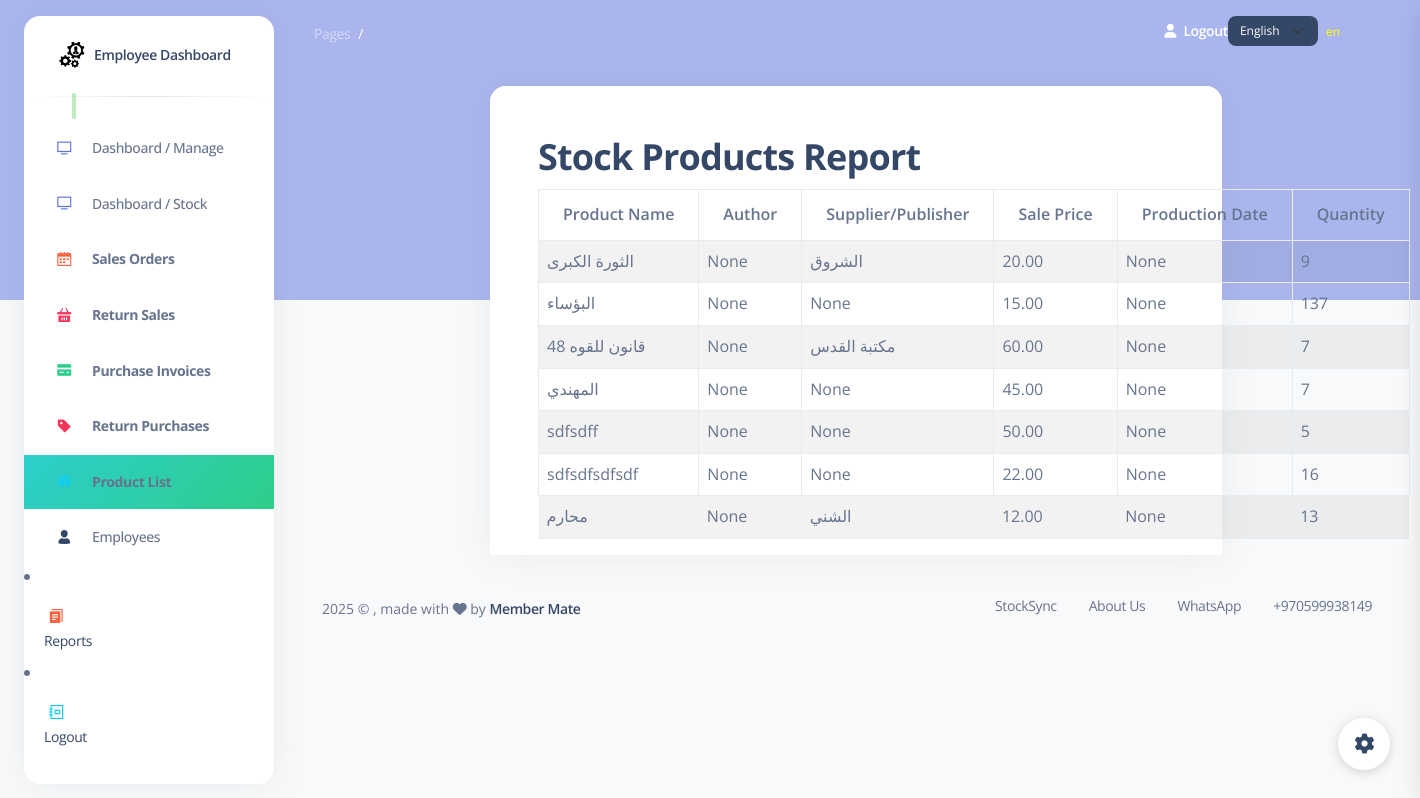
Page /stock_products_report/ on the committed database.
### my_app/models.py (models this page shows, shortened)
class Product(models.Model):
    product_name = models.CharField(max_length=255)
    quantity = models.IntegerField(default=0)
    purchasing_price = models.DecimalField(max_digits=6, decimal_places=2)
    sale_price = models.DecimalField(max_digits=6, decimal_places=2, null=True, blank=True)
    category = models.CharField(max_length=100, blank=True, null=True)
    expiry_date = models.DateField(blank=True, null=True)
    isbn = models.CharField(max_length=32, unique=True)
    production_date = models.DateField(blank=True, null=True)
    author = models.CharField(max_length=255, blank=True, null=True)
    supplier = models.CharField(max_length=255, blank=True, null=True)#publisher
    employee = models.ForeignKey(Employee, related_name="products", on_delete=models.CASCADE, null=True, blank=True)
    created_at = models.DateTimeField(auto_now_add=True)
    updated_at = models.DateTimeField(auto_now=True)
    objects = ProductManager()

### my_app/views.py (the view)
# urls.py: path('stock_products_report/', views.stock_products_report, name='stock_products_report'),
def stock_products_report(request):
    products = models.Product.objects.filter(quantity__gt=0)
    context = {
        'products': products,
    }
    return render(request, 'stock_products_report.html', context)

### my_app/templates/stock_products_report.html (shortened to what this page needs)
{% extends 'layouts/base.html' %}
{% load i18n %}
{% block content %}
<div class="col-8 ms-10">
  <div class="card mb-4" id="printableTable">
    <div class="card-header pb-0">
        <div class="container mt-4">
            <h2>{% trans "Stock Products Report" %}</h2>
            <table class="table table-bordered table-striped">
                <thead>
                    <tr>
                        <th>{% trans "Product Name" %}</th>
                        <th>{% trans "Author" %}</th>
                        <th>{% trans "Supplier/Publisher" %}</th>
                        <th>{% trans "Sale Price" %}</th>
                        <th>{% trans "Production Date" %}</th>
                        <th>{% trans "Quantity" %}</th>
                    </tr>
                </thead>
                <tbody>
                    {% for product in products %}
                    <tr>
                        <td>{{ product.product_name }}</td>
                        <td>{{ product.author }}</td>
                        <td>{{ product.supplier }}</td>
                        <td>{{ product.sale_price }}</td>
                        <td>{{ product.production_date }}</td>
                        <td>{{ product.quantity }}</td>
                    </tr>
                    {% endfor %}
                </tbody>
            </table>
        </div>
    </div>
  </div>
</div>
{% endblock %}

### rows in the picture
Product: product_name "الثورة الكبرى", author "None", supplier "الشروق", sale_price "20.00", production_date "None", quantity "9"
Product: product_name "البؤساء", author "None", supplier "None", sale_price "15.00", production_date "None", quantity "137"
Product: product_name "48 قانون للقوه", author "None", supplier "مكتبة القدس", sale_price "60.00", production_date "None", quantity "7"
Product: product_name "المهندي", author "None", supplier "None", sale_price "45.00", production_date "None", quantity "7"
Product: product_name "sdfsdff", author "None", supplier "None", sale_price "50.00", production_date "None", quantity "5"
Product: product_name "sdfsdfsdfsdf", author "None", supplier "None", sale_price "22.00", production_date "None", quantity "16"
Product: product_name "محارم", author "None", supplier "الشني", sale_price "12.00", production_date "None", quantity "13"

### other values in the picture
{{ LANGUAGE_CODE }} "en"
